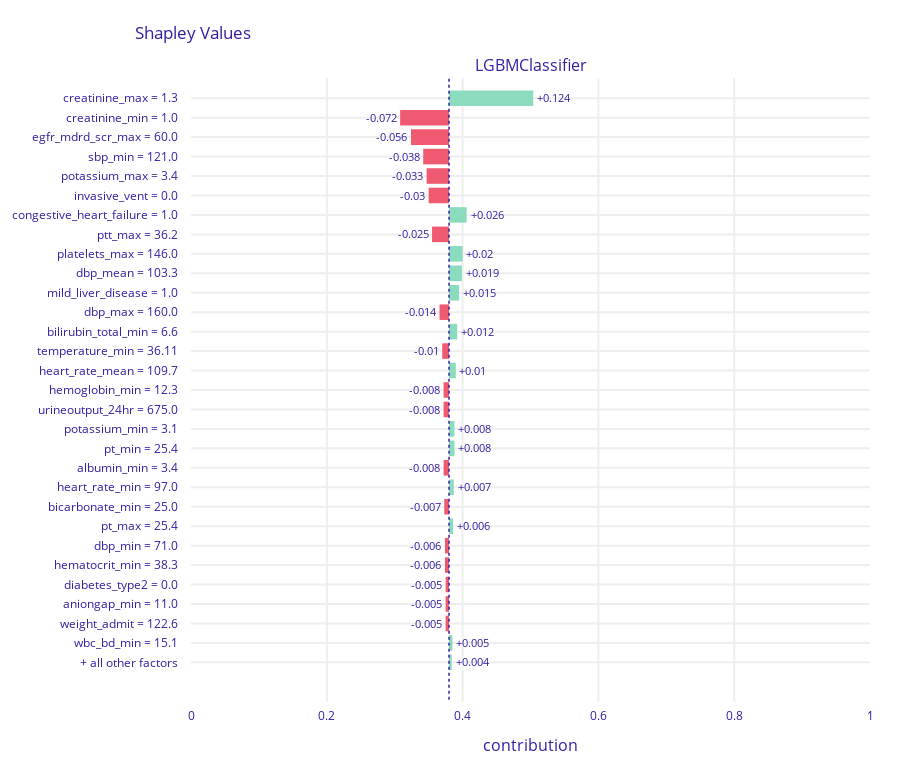

Here is the notebook cell this chart was saved with:
### Markdown cell above
## SHAP plot using Dalex

### Code cell
import random
random.seed(42)
rand_list = random.sample(range(0, df_FP.shape[0]), 10)

clf_threshold = 0.38
import dalex as dx

# error_df = {"df_TN":df_TN, "df_FP":df_FP, "df_TP":df_TP, "df_FN":df_FN}
error_df = {"df_FP":df_FP}

for k,df in error_df.items():
    df_shap = df.drop(['y_pred','y_actual','error_category'], axis=1)

    for row_number in rand_list:
        print("Using DALEX SHAP on false positive instance with row number: "+str(row_number))
        exp.predict_parts(df_shap.iloc[[row_number]], N=100, type='shap').plot(min_max=[0,1], max_vars=30, baseline=clf_threshold)

### Figure 1 — Plotly figure (JSON) as saved in the notebook; plotly's stock layout.template omitted (floating-point values rounded to 4 significant figures)
{"data": [{"base": 0.38, "hoverinfo": "text", "hoverlabel": {"bgcolor": "rgba(0,0,0,0.8)"}, "hovertext": ["Average response: 0.38<br>Prediction: 0.382<br>creatinine_max = 1.3<br>increases average response <br>by 0.124", "Average response: 0.38<br>Prediction: 0.382<br>creatinine_min = 1.0<br>decreases average response <br>by 0.072", "Average response: 0.38<br>Prediction: 0.382<br>egfr_mdrd_scr_max = 60.0<br>decreases average response <br>by 0.056", "Average response: 0.38<br>Prediction: 0.382<br>sbp_min = 121.0<br>decreases average response <br>by 0.038", "Average response: 0.38<br>Prediction: 0.382<br>potassium_max = 3.4<br>decreases average response <br>by 0.033", "Average response: 0.38<br>Prediction: 0.382<br>invasive_vent = 0.0<br>decreases average response <br>by 0.03", "Average response: 0.38<br>Prediction: 0.382<br>congestive_heart_failure = 1.0<br>increases average response <br>by 0.026", "Average response: 0.38<br>Prediction: 0.382<br>ptt_max = 36.2<br>decreases average response <br>by 0.025", "Average response: 0.38<br>Prediction: 0.382<br>platelets_max = 146.0<br>increases average response <br>by 0.02", "Average response: 0.38<br>Prediction: 0.382<br>dbp_mean = 103.3<br>increases average response <br>by 0.019", "Average response: 0.38<br>Prediction: 0.382<br>mild_liver_disease = 1.0<br>increases average response <br>by 0.015", "Average response: 0.38<br>Prediction: 0.382<br>dbp_max = 160.0<br>decreases average response <br>by 0.014", "Average response: 0.38<br>Prediction: 0.382<br>bilirubin_total_min = 6.6<br>increases average response <br>by 0.012", "Average response: 0.38<br>Prediction: 0.382<br>temperature_min = 36.11<br>decreases average response <br>by 0.01", "Average response: 0.38<br>Prediction: 0.382<br>heart_rate_mean = 109.7<br>increases average response <br>by 0.01", "Average response: 0.38<br>Prediction: 0.382<br>hemoglobin_min = 12.3<br>decreases average response <br>by 0.008", "Average response: 0.38<br>Prediction: 0.382<br>urineoutput_24hr = 675.0<br>decreases average response <br>by 0.008", "Average response: 0.38<br>Prediction: 0.382<br>potassium_min = 3.1<br>increases average response <br>by 0.008", "Average response: 0.38<br>Prediction: 0.382<br>pt_min = 25.4<br>increases average response <br>by 0.008", "Average response: 0.38<br>Prediction: 0.382<br>albumin_min = 3.4<br>decreases average response <br>by 0.008", "Average response: 0.38<br>Prediction: 0.382<br>heart_rate_min = 97.0<br>increases average response <br>by 0.007", "Average response: 0.38<br>Prediction: 0.382<br>bicarbonate_min = 25.0<br>decreases average response <br>by 0.007", "Average response: 0.38<br>Prediction: 0.382<br>pt_max = 25.4<br>increases average response <br>by 0.006", "Average response: 0.38<br>Prediction: 0.382<br>dbp_min = 71.0<br>decreases average response <br>by 0.006", "Average response: 0.38<br>Prediction: 0.382<br>hematocrit_min = 38.3<br>decreases average response <br>by 0.006", "Average response: 0.38<br>Prediction: 0.382<br>diabetes_type2 = 0.0<br>decreases average response <br>by 0.005", "Average response: 0.38<br>Prediction: 0.382<br>aniongap_min = 11.0<br>decreases average response <br>by 0.005", "Average response: 0.38<br>Prediction: 0.382<br>weight_admit = 122.6<br>decreases average response <br>by 0.005", "Average response: 0.38<br>Prediction: 0.382<br>wbc_bd_min = 15.1<br>increases average response <br>by 0.005", "Average response: 0.38<br>Prediction: 0.382<br>+ all other factors<br>increases average response <br>by 0.004"], "marker": {"color": ["#8bdcbe", "#f05a71", "#f05a71", "#f05a71", "#f05a71", "#f05a71", "#8bdcbe", "#f05a71", "#8bdcbe", "#8bdcbe", "#8bdcbe", "#f05a71", "#8bdcbe", "#f05a71", "#8bdcbe", "#f05a71", "#f05a71", "#8bdcbe", "#8bdcbe", "#f05a71", "#8bdcbe", "#f05a71", "#8bdcbe", "#f05a71", "#f05a71", "#f05a71", "#f05a71", "#f05a71", "#8bdcbe", "#8bdcbe"]}, "orientation": "h", "showlegend": false, "text": ["+0.124", "-0.072", "-0.056", "-0.038", "-0.033", "-0.03", "+0.026", "-0.025", "+0.02", "+0.019", "+0.015", "-0.014", "+0.012", "-0.01", "+0.01", "-0.008", "-0.008", "+0.008", "+0.008", "-0.008", "+0.007", "-0.007", "+0.006", "-0.006", "-0.006", "-0.005", "-0.005", "-0.005", "+0.005", "+0.004"], "textposition": "outside", "type": "bar", "x": [0.124, -0.072, -0.056, -0.038, -0.033, -0.03, 0.026, -0.025, 0.02, 0.019, 0.015, -0.014, 0.012, -0.01, 0.01, -0.008, -0.008, 0.008, 0.008, -0.008, 0.007, -0.007, 0.006, -0.006, -0.006, -0.005, -0.005, -0.005, 0.005, 0.004], "xaxis": "x", "y": ["creatinine_max = 1.3", "creatinine_min = 1.0", "egfr_mdrd_scr_max = 60.0", "sbp_min = 121.0", "potassium_max = 3.4", "invasive_vent = 0.0", "congestive_heart_failure = 1.0", "ptt_max = 36.2", "platelets_max = 146.0", "dbp_mean = 103.3", "mild_liver_disease = 1.0", "dbp_max = 160.0", "bilirubin_total_min = 6.6", "temperature_min = 36.11", "heart_rate_mean = 109.7", "hemoglobin_min = 12.3", "urineoutput_24hr = 675.0", "potassium_min = 3.1", "pt_min = 25.4", "albumin_min = 3.4", "heart_rate_min = 97.0", "bicarbonate_min = 25.0", "pt_max = 25.4", "dbp_min = 71.0", "hematocrit_min = 38.3", "diabetes_type2 = 0.0", "aniongap_min = 11.0", "weight_admit = 122.6", "wbc_bd_min = 15.1", "+ all other factors"], "yaxis": "y"}], "layout": {"annotations": [{"font": {"size": 16}, "showarrow": false, "text": "LGBMClassifier", "x": 0.5, "xanchor": "center", "xref": "paper", "y": 1, "yanchor": "bottom", "yref": "paper"}, {"font": {"size": 16}, "showarrow": false, "text": "contribution", "x": 0.5, "xanchor": "center", "xref": "paper", "y": 0, "yanchor": "top", "yref": "paper", "yshift": -30}], "font": {"color": "#371ea3"}, "height": 773, "margin": {"b": 71, "r": 30, "t": 78}, "shapes": [{"line": {"color": "#371ea3", "dash": "dot", "width": 1.5}, "type": "line", "x0": 0.38, "x1": 0.38, "xref": "x", "y0": -1, "y1": 31, "yref": "y"}], "title": {"text": "Shapley Values", "x": 0.15}, "xaxis": {"anchor": "y", "automargin": true, "domain": [0, 1], "fixedrange": true, "gridwidth": 2, "range": [0, 1], "tickcolor": "white", "ticklen": 3, "ticks": "outside", "type": "linear", "zeroline": false}, "yaxis": {"anchor": "x", "automargin": true, "autorange": "reversed", "domain": [0, 1], "fixedrange": true, "gridwidth": 2, "tickcolor": "white", "ticklen": 10, "ticks": "outside", "type": "category"}}}
